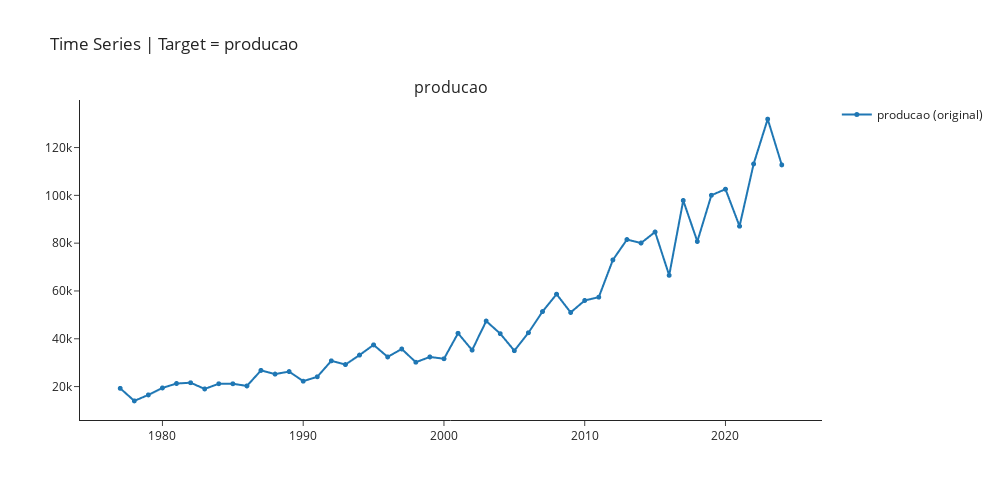

Source (notebook cell):
### Code cell
exp.plot_model(plot="ts",fig_kwargs = {"height":500,"width":1000,"template": "simple_white","hoverinfo":"none","big_data_threshold":50})

### Figure 1 — Plotly figure (JSON) as saved in the notebook; plotly's stock layout.template omitted (floating-point values rounded to 4 significant figures)
{"data": [{"hoverinfo": "none", "line": {"width": 2}, "marker": {"size": 5}, "mode": "lines+markers", "name": "producao (original)", "type": "scattergl", "x": [1977, 1978, 1979, 1980, 1981, 1982, 1983, 1984, 1985, 1986, 1987, 1988, 1989, 1990, 1991, 1992, 1993, 1994, 1995, 1996, 1997, 1998, 1999, 2000, 2001, 2002, 2003, 2004, 2005, 2006, 2007, 2008, 2009, 2010, 2011, 2012, 2013, 2014, 2015, 2016, 2017, 2018, 2019, 2020, 2021, 2022, 2023, 2024], "xaxis": "x", "y": [19256, 14017, 16514, 19435, 21284, 21605, 19015, 21178, 21175, 20265, 26759, 25224, 26268, 22258, 24100.0, 30770.0, 29210.0, 33170.0, 37440.0, 32400.0, 35720.0, 30190.0, 32390.0, 31640.0, 42290.0, 35270.0, 47410.0, 42130.0, 35010.0, 42510.0, 51370.0, 58650.0, 51000.0, 56020.0, 57410.0, 72980.0, 81510.0, 80050.0, 84670.0, 66530.0, 97840.0, 80710.0, 100000.0, 102600.0, 87100.0, 113100.0, 131900.0, 112800.0], "yaxis": "y"}], "layout": {"annotations": [{"font": {"size": 16}, "showarrow": false, "text": "producao", "x": 0.5, "xanchor": "center", "xref": "paper", "y": 1, "yanchor": "bottom", "yref": "paper"}], "autosize": false, "height": 500, "showlegend": true, "title": {"text": "Time Series | Target = producao"}, "width": 1000, "xaxis": {"anchor": "y", "domain": [0, 1]}, "yaxis": {"anchor": "x", "domain": [0, 1]}}}
